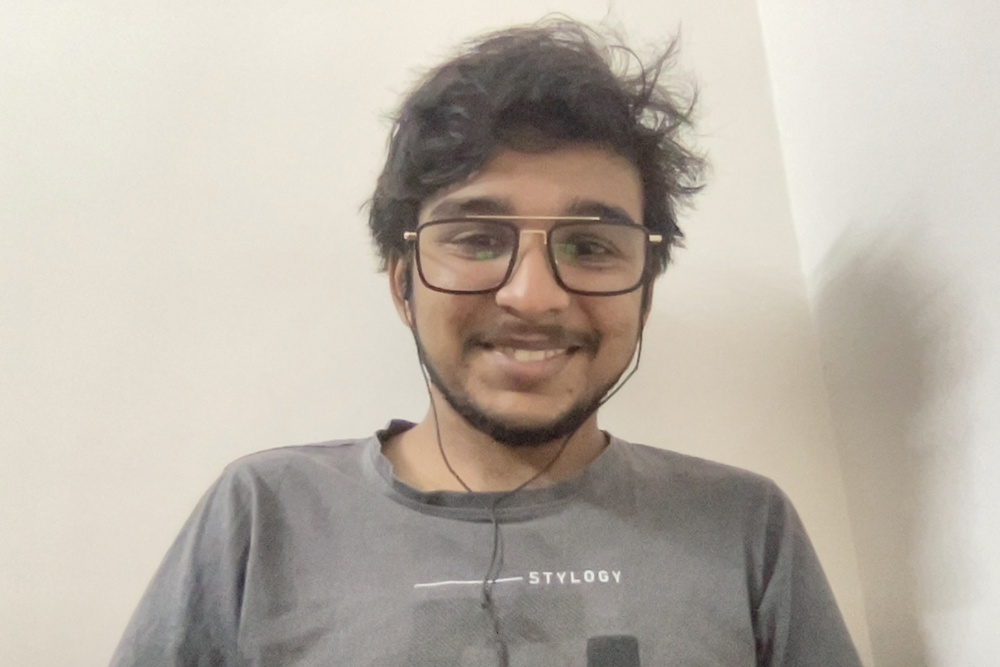
#> input picture image.jpg, 1000 x 667 px, shrunk from 1440 x 960 before the run
$ python still.py
#> lines starting #> are read from the running program, lines starting #| are printed output that depends on the picture; after the words box and inside, x2 and y2 are one past the last pixel; in counts of white or black regions, pixels touching at a corner belong together
import cv2.cv2 as cv2
import numpy as np
img = cv2.imread('image.jpg')
#> img is the input picture: shape (667, 1000, 3); mean B, G, R 169.2, 179.8, 187.9
img = cv2.cvtColor(img,cv2.COLOR_RGB2HSV)
#> img: shape (667, 1000, 3); mean H, S, V 101.3, 27.5, 188
img = cv2.cvtColor(img,cv2.COLOR_HSV2RGB)
m = np.ones(img.shape,dtype="uint8") * 100
h,w = img.shape[:2]
#> h = 667; w = 1000
og  = img

kernel_3x3 = np.ones((9,9),np.float32) / 100
sharp_kernel = np.array([[-1,-1,-1],
                         [-1,9,-1],
                         [-1,-1,-1]
                         ])

img = cv2.filter2D(img,-1,sharp_kernel)
img = cv2.cvtColor(img,cv2.COLOR_RGB2GRAY)
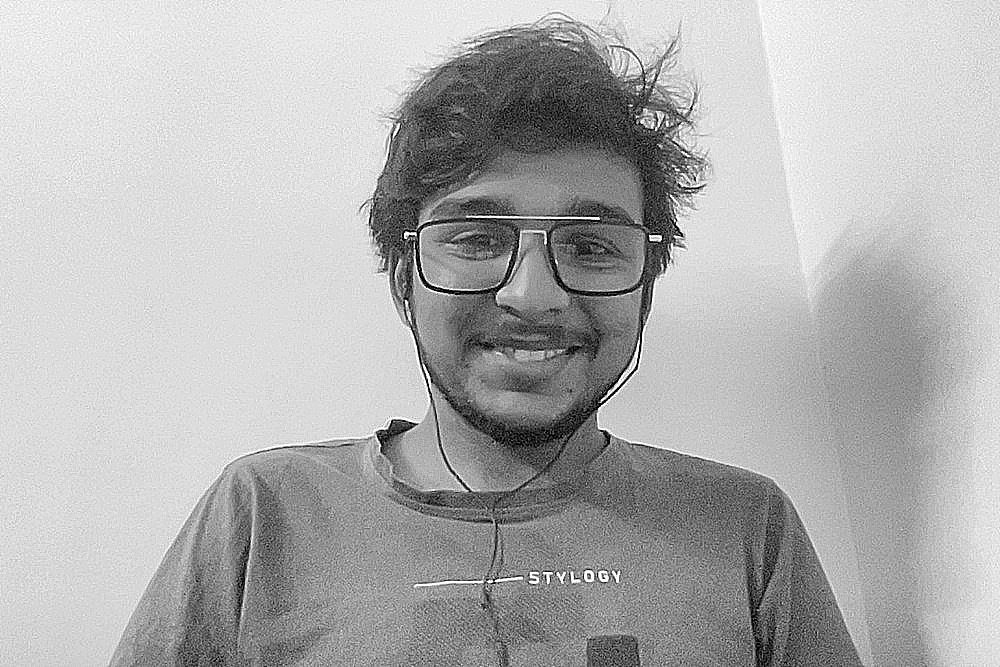
#> img: shape (667, 1000); min 0, max 255, mean 177.1

erkernel =np.ones((5,5),np.uint8)

#print(img[0])
def makeBit(img,thresh=255/2):
#> called with thresh = 127.5
    inxi = 0
    for i in img:
        inxj = 0
        for j in i:
            if j >= thresh:
                img[inxi][inxj] = 255
            else:
                img[inxi][inxj] = 0

            inxj+=1
        inxi+=1
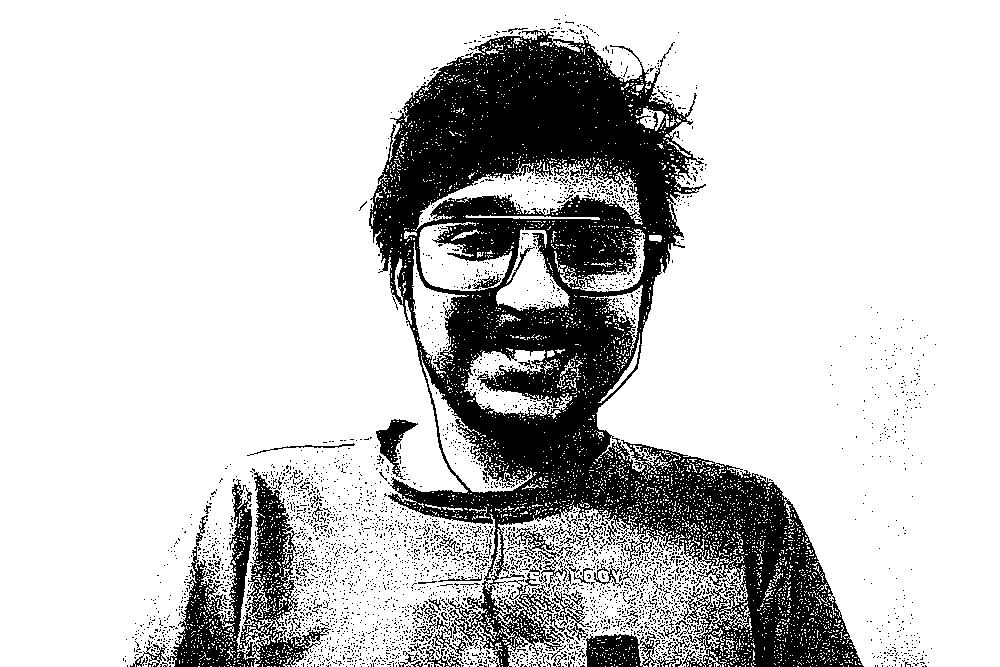
#> img: shape (667, 1000); 79.1% white; 3603 black regions (3519 under 20 px), largest, box (x1, y1, x2, y2) and area: (369, 30, 864, 667) 110072, (166, 472, 331, 667) 10912, (579, 634, 690, 667) 1930
#> after the loop, inxi = 667
    return img
cv2.imshow("Image",makeBit(img))
cv2.imshow("iroded",cv2.dilate(makeBit(img,100),erkernel))
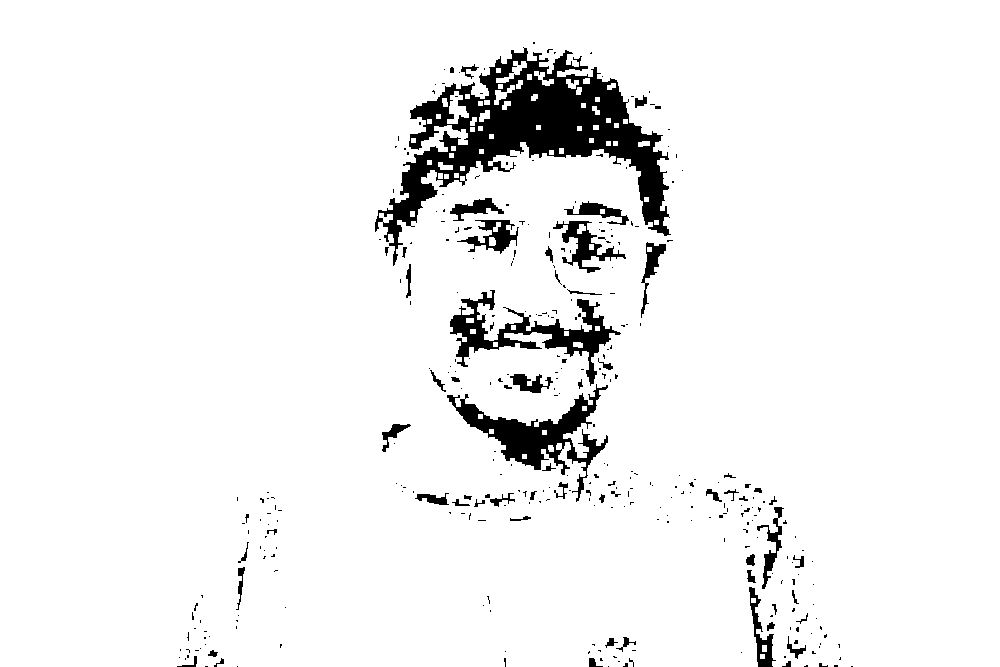
#> window 'iroded': shape (667, 1000); 94.4% white; 344 black regions (283 under 20 px), largest, box (x1, y1, x2, y2) and area: (375, 47, 671, 266) 19307, (447, 384, 608, 502) 4696, (450, 290, 621, 386) 4040

cv2.waitKey(0)
